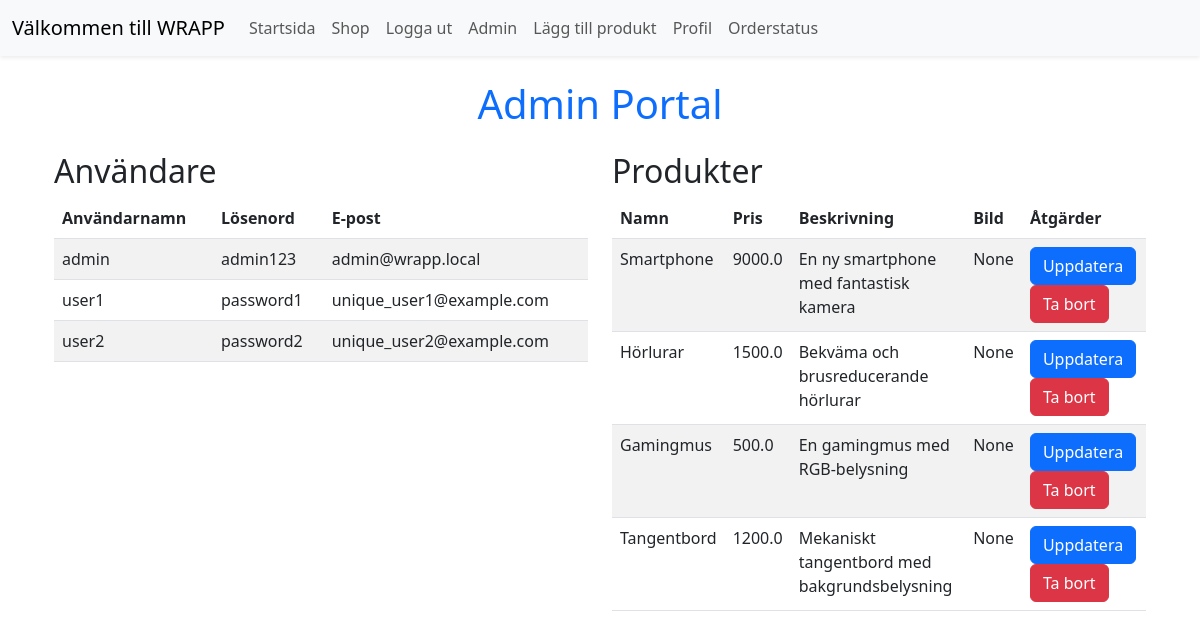
The page /admin (signed in) on the database its author committed.
### tables this page shows
CREATE TABLE users (
    id INTEGER PRIMARY KEY AUTOINCREMENT,
    username TEXT UNIQUE NOT NULL,
    password TEXT NOT NULL,
    email TEXT UNIQUE NOT NULL
, bio TEXT, profile_picture TEXT);

CREATE TABLE products (
    id INTEGER PRIMARY KEY AUTOINCREMENT,
    name TEXT NOT NULL,
    price REAL NOT NULL,
    description TEXT,
    image TEXT
);

### app.py (the view)
@app.route('/admin')
def admin():
    if 'user' not in session or session['user'] != 'admin':
        flash('Du måste vara inloggad som admin för att komma åt adminportalen.', 'danger')
        return redirect(url_for('login'))
    with sqlite3.connect(DATABASE) as conn:
        cursor = conn.cursor()
        cursor.execute("SELECT username, password, email FROM users")
        users = cursor.fetchall()
        cursor.execute("SELECT * FROM products")
        products = cursor.fetchall()
    return render_template('admin.html', users=users, products=products)

### templates/admin.html (shortened to what this page needs)
{% extends "base.html" %}
{% block content %}
<div class="container mt-4">
    <h1 class="text-center text-primary mb-4">Admin Portal</h1>
    <div class="row">
        <div class="col-md-6">
            <h2>Användare</h2>
            <table class="table table-striped">
                <thead>
                    <tr>
                        <th>Användarnamn</th>
                        <th>Lösenord</th>
                        <th>E-post</th>
                    </tr>
                </thead>
                <tbody>
                    {% for user in users %}
                        <tr>
                            <td>{{ user[0] }}</td>
                            <td>{{ user[1] }}</td>
                            <td>{{ user[2] }}</td>
                        </tr>
                    {% endfor %}
                </tbody>
            </table>
        </div>
        <div class="col-md-6">
            <h2>Produkter</h2>
            <table class="table table-striped">
                <thead>
                    <tr>
                        <th>Namn</th>
                        <th>Pris</th>
                        <th>Beskrivning</th>
                        <th>Bild</th>
                        <th>Åtgärder</th>
                    </tr>
                </thead>
                <tbody>
                    {% for product in products %}
                        <tr>
                            <td>{{ product[1] }}</td>
                            <td>{{ product[2] }}</td>
                            <td>{{ product[3] }}</td>
                            <td>{{ product[4] }}</td>
                            <td>
                                <a href="{{ url_for('update_product', product_id=product[0]) }}" class="btn btn-primary">Uppdatera</a>
                                <form method="POST" action="{{ url_for('delete_product', product_id=product[0]) }}" style="display:inline;">
                                    <button type="submit" class="btn btn-danger">Ta bort</button>
                                </form>
                            </td>
                        </tr>
                    {% endfor %}
                </tbody>
            </table>
        </div>
    </div>
</div>
{% endblock %}

### rows shown on the page
users: username "admin", password "admin123", email "admin@wrapp.local"
users: username "user1", password "password1", email "unique_user1@example.com"
users: username "user2", password "password2", email "unique_user2@example.com"
products: name "Smartphone", price "9000.0", description "En ny smartphone med fantastisk kamera", product "None"
products: name "Hörlurar", price "1500.0", description "Bekväma och brusreducerande hörlurar", product "None"
products: name "Gamingmus", price "500.0", description "En gamingmus med RGB-belysning", product "None"
products: name "Tangentbord", price "1200.0", description "Mekaniskt tangentbord med bakgrundsbelysning", product "None"
